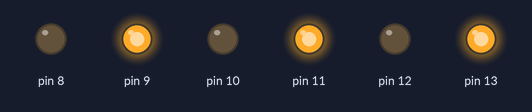
A sketch run on a simulated Arduino Uno, built with avr-gcc and run on an emulated ATmega328P. On the bench: output pins drawn as LEDs (lit = HIGH).

Above: at 0.1 s.
Timing chart, 0 to 1.6 s (numbered marks = the images above):
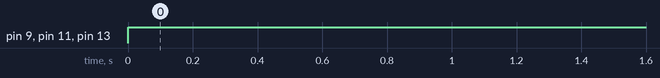

The sketch:

EjemploPuertos.ino
```cpp
//EJEMPLO DE PUERTOS//


void setup()

{

  DDRB=B00111111; // SIN LA "B" (BINARIO),SE PUEDE PONER EN DECIMAL(63)//


}

void loop()

{

  PORTB=B00101010;
  delay(50);
  PORTB=B00101010;
  delay(50);

}
```

Measured:
- by itself, pin 9, pin 11, pin 13: LOW → HIGH at 0.00 s
